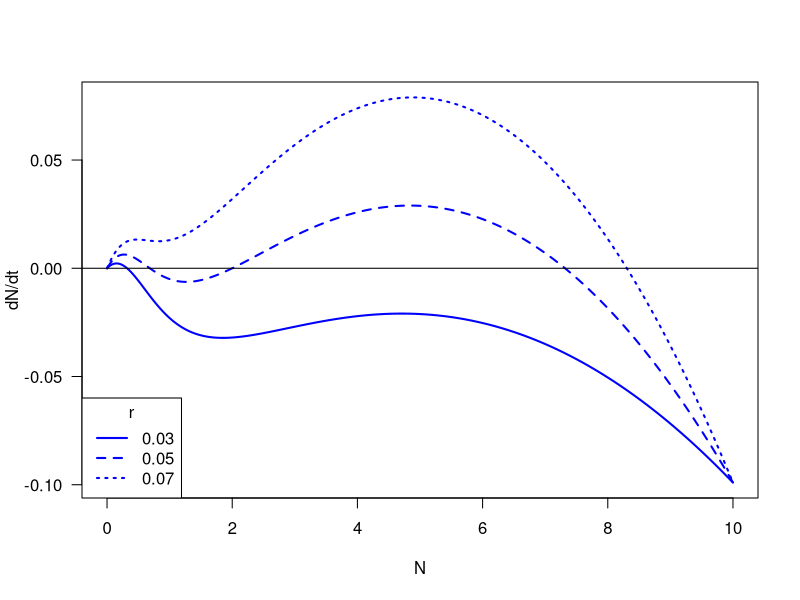
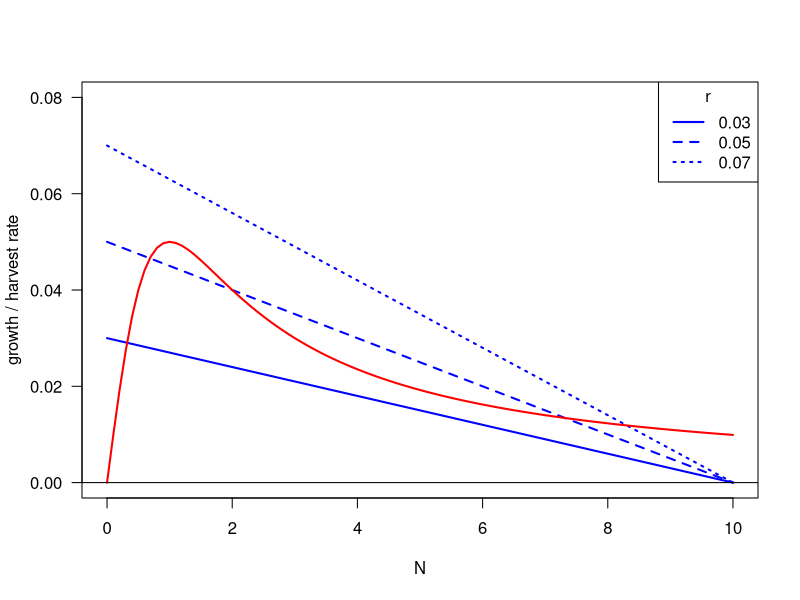
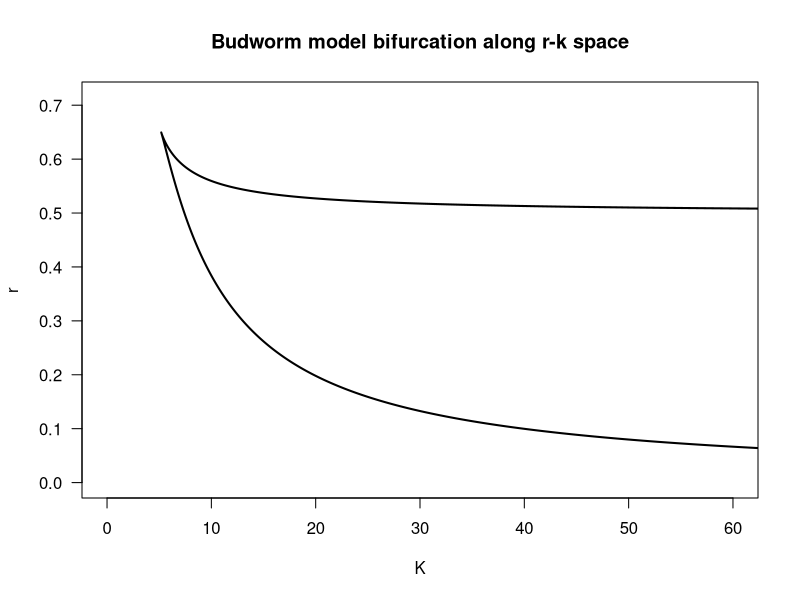

Recreate these plots in R, in order.
## ---- chunk 1
#### Plotting the functional form for different parameters
#### Parameter setting
r <- 0.055; K <- 10; B <- 0.1; A <- 1

#### Visualize the whole dN/dt
N.vec <- seq(from = 0, to = 10, length = 500)
r.breaks <- c(0.03, 0.05, 0.07)
dat <- outer(X = N.vec, Y = r.breaks,
             function(N, r){r * N * (1 - N / K) - (B * N^2 / (A^2 + N^2))})
matplot(x = N.vec, y = dat, type = "l", 
        xlab = "N", ylab = "dN/dt", col = "blue", lwd = 2, las = 1)
abline(h = 0)
legend("bottomleft", legend = r.breaks, title = "r", col = "blue", lty=1:3, lwd = 2)
## ---- chunk 2
#### Visualize separate components of dN/dt
N.vec <- seq(from = 0, to = 10, length = 500)
r.breaks <- c(0.03, 0.05, 0.07)
dat.growth <- outer(X = N.vec, Y = r.breaks,
                    function(N, r){r * (1 - N / K)}) 
matplot(x = N.vec, y = dat.growth, type = "l", ylim = c(0, 0.08), las = 1, 
        xlab = "N", ylab = "growth / harvest rate", col = "blue", lwd = 2)
curve(B * x / (A^2 + x^2), add = T, col = "red", lwd = 2) # Just curve since its the same line, and note variable notation change
abline(h = 0)
legend("topright", legend = r.breaks, title = "r", col = "blue", lty=1:3, lwd = 2)

#### 2-D bifurcation diagram following analytical solution from Strogatz
#### For nondimensionalized model dx/du = rx(1-x/k) - x^2/(1+x^2)
#### There exist parametric curves for bifurcation points r(x) and k(x)
x.bifur = seq(1.001, 50, by = 0.001)
bifur2D = data.frame(x.bifur = x.bifur, 
                     r.bifur = 2 * x.bifur^3 / ((1 + x.bifur^2)^2),
                     k.bifur = 2 * x.bifur^3 / (x.bifur^2 - 1))
plot(r.bifur ~ k.bifur, bifur2D, type = "l", lwd = 2, las = 1, 
     xlim = c(0, 60), ylim = c(0, max(bifur2D$r.bifur) * 1.1), 
     xlab = "K", ylab = "r", main = "Budworm model bifurcation along r-k space")
